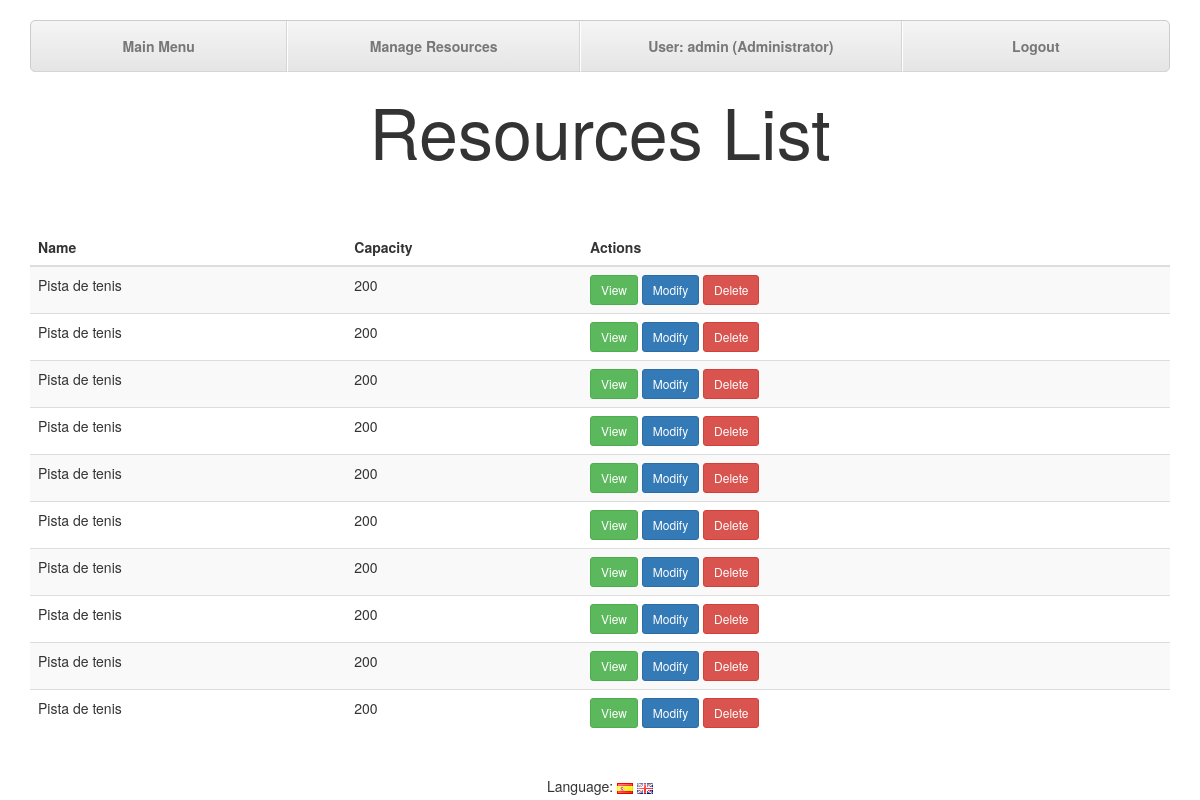
The page /index.php?controller=resources&action=resourcesList (signed in) on the database its author committed.
### tables this page shows
CREATE TABLE resources (
	id INT(11) NOT NULL AUTO_INCREMENT,
	nombre VARCHAR(255) NOT NULL,
	aforo INT(11),
	descripcion VARCHAR(20000),

	PRIMARY KEY (id)
);

### core/ViewManager.php (called while the page is built, shortened)
<?php
class ViewManager {
	private $variables = array();
	public function setVariable($varname, $value, $flash=false) {
		$this->variables[$varname] = $value;
	}
	public function getVariable($varname, $default=NULL) {
		if (!isset($this->variables[$varname])) {
			return $default;
		}
		return $this->variables[$varname];
	}
	public function render($controller, $viewname) {
		include(__DIR__."/../view/$controller/$viewname.php");
	}
	private static $viewmanager_singleton = NULL;
	public static function getInstance() {
		if (self::$viewmanager_singleton == null) {
			self::$viewmanager_singleton = new ViewManager();
		}
		return self::$viewmanager_singleton;
	}
}

### controller/ResourcesController.php (called while the page is built, shortened)
<?php
require_once(__DIR__."/../core/ViewManager.php");
require_once(__DIR__."/../core/I18n.php");
require_once(__DIR__."/../model/Resource.php");
require_once(__DIR__."/../model/ResourceMapper.php");
class ResourcesController extends BaseController {
	private $resourceMapper;
	public function __construct() {
		$this->resourceMapper = new ResourceMapper();
	}
	public function resourcesList(){
		$resources = $this->resourceMapper->findAll();
		$this->view->setVariable("resources", $resources);
		$this->view->setLayout("default");
		$this->view->render("resources", "resourcesList");
	}
}

### index.php (called while the page is built, shortened)
<?php
function run() {
	try {
		$controller = loadController($_GET["controller"]);
		$actionName = $_GET["action"];
		$controller->$actionName();
	} catch(Exception $ex) {
		die(i18n("An error has ocurred.<br>").$ex->getMessage());
	}
}
function loadController($controllerName) {
	return new $controllerClassName();
}
run();
?>

### core/I18n.php (called while the page is built, shortened)
<?php
class I18n {
	private $messages;
	public function setLanguage($language) {
		$this->messages = $i18n_messages;
	}
	public function i18n($key) {
		if (isset($this->messages[$key])){
			return $this->messages[$key];
		}else{
			return $key;
		}
	}
	private static $i18n_singleton = null;
	public static function getInstance() {
		if (self::$i18n_singleton == NULL) {
			self::$i18n_singleton = new I18n();
		}
		return self::$i18n_singleton;
	}
}
function i18n($key) {
	return I18n::getInstance()->i18n($key);
}

### model/Resource.php (called while the page is built, shortened)
<?php
class Resource {
	private $id;
	private $nombre;
	private $aforo;
	public function __construct($id=NULL, $nombre=NULL, $aforo=NULL, $descripcion=NULL) {
		$this->id = $id;
		$this->nombre = $nombre;
		$this->aforo = $aforo;
	}
	public function getId() {
		return $this->id;
	}
	public function getNombre() {
		return $this->nombre;
	}
	public function getAforo() {
		return $this->aforo;
	}
}

### model/ResourceMapper.php (called while the page is built, shortened)
<?php
require_once(__DIR__."/../core/PDOConnection.php");
class ResourceMapper {
	private $db;
	public function __construct() {
		$this->db = PDOConnection::getInstance();
	}
	public function findAll() {
		$stmt = $this->db->query("SELECT * FROM resources");
		$resources_db = $stmt->fetchAll(PDO::FETCH_ASSOC);
		$resources = array();
		foreach ($resources_db as $resource) {
			array_push($resources, new Resource($resource["id"],
												$resource["nombre"],
												$resource["aforo"],
												$resource["descripcion"]));
		}
		return $resources;
	}
}

### core/PDOConnection.php (called while the page is built)
<?php
class PDOConnection {
	private static $dbhost = "127.0.0.1";
	private static $dbname = "gesgym";
	private static $dbuser = "gguser";
	private static $dbpass = "ggpass";
	private static $db_singleton = null;
	public static function getInstance() {
		if (self::$db_singleton == null) {
			self::$db_singleton = new PDO(
				"mysql:host=".self::$dbhost.";dbname=".self::$dbname.";charset=utf8",
				self::$dbuser,
				self::$dbpass,
				array(
					PDO::ATTR_EMULATE_PREPARES => false,
					PDO::ATTR_ERRMODE => PDO::ERRMODE_EXCEPTION
				)
			);
		}
		return self::$db_singleton;
	}
}
?>

### view/resources/resourcesList.php (the view, shortened to what this page needs)
<?php
require_once(__DIR__."/../../core/ViewManager.php");
$view = ViewManager::getInstance();
$resources = $view->getVariable("resources");
$view->setVariable("title", i18n("GesGym - Resources List"));
?>
			<h1><?=i18n("Resources List")?></h1>
			<div class="container">
				<div class="table-responsive">
					<table class="table table-striped table-hover">
						<thead>
							<tr>
								<th><?=i18n("Name")?></th>
								<th><?=i18n("Capacity")?></th>
								<th><?=i18n("Actions")?></th>
							</tr>
						</thead>
						<tbody>
<?php foreach ($resources as $resource): ?>
							<tr>
								<td><?=$resource->getNombre()?></td>
								<td><?=$resource->getAforo()?></td>
								<td>
									<a class="btn btn-sm btn-success" href="index.php?controller=resources&amp;action=view&amp;id=<?=$resource->getId()?>"><?=i18n("View")?></a>
									<a class="btn btn-sm btn-primary" href="index.php?controller=resources&amp;action=edit&amp;id=<?=$resource->getId()?>"><?=i18n("Modify")?></a>
									<form id="<?=$resource->getId()?>"  method="POST" action="index.php?controller=resources&amp;action=delete&amp;id=<?=$resource->getId()?>">
										<a class="btn btn-sm btn-danger" onclick="eliminar('<?=i18n("Are you sure?")?>','<?=$resource->getId()?>')"><?=i18n("Delete")?></a>
									</form>
								</td>
							</tr>
<?php endforeach; ?>
						</tbody>
					</table>
				</div>
			</div>
<?=$view->moveToFragment("css")?>		<link rel="stylesheet" type="text/css" href="css/resourcesList.css"/>

### css/layoutStyle.css (style rules this page uses)
h1 { text-align: center; padding-bottom: 50px; font-size: 70px; }

### css/resourcesList.css (style rules this page uses)
h1 { text-align: center; }
form { display: inline; }

### rows shown on the page
resources: nombre "Pista de tenis", aforo "200"
resources: nombre "Pista de tenis", aforo "200"
resources: nombre "Pista de tenis", aforo "200"
resources: nombre "Pista de tenis", aforo "200"
resources: nombre "Pista de tenis", aforo "200"
resources: nombre "Pista de tenis", aforo "200"
resources: nombre "Pista de tenis", aforo "200"
resources: nombre "Pista de tenis", aforo "200"
resources: nombre "Pista de tenis", aforo "200"
resources: nombre "Pista de tenis", aforo "200"

### other values the page prints
i18n("Main Menu") "Main Menu"
i18n("Manage Resources") "Manage Resources"
i18n("User") "User"
sprintf($currentuser) "admin"
i18n("Administrator") "Administrator"
i18n("Logout") "Logout"
i18n("Resources List") "Resources List"
i18n("Name") "Name"
i18n("Capacity") "Capacity"
i18n("Actions") "Actions"
i18n("Language") "Language"
